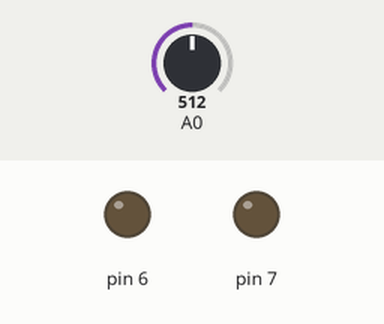
The sketch below on a simulated Arduino Uno, built with avr-gcc and run on an emulated ATmega328P. On the bench: output pins drawn as LEDs (lit = HIGH). Dashed ring = blinking. The test bench sets the inputs (shaded band); at power-on: A0 = 512.

Above: at 1.2 s.
1.3 s: A0 set to 543
3.5 s: A0 set to 567
At 5.3 s:
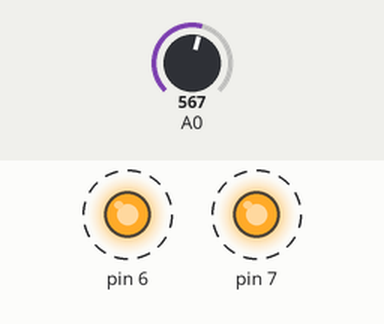
6.5 s: A0 set to 540
8.0 s: A0 set to 560
At 9.8 s:
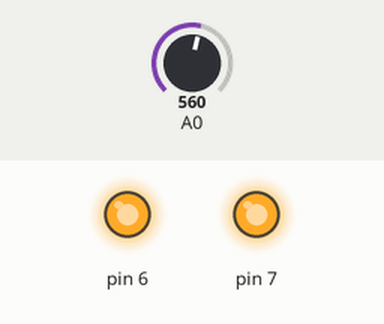
Timing chart, 0 to 12.0 s (numbered marks = the images above; inputs shaded):
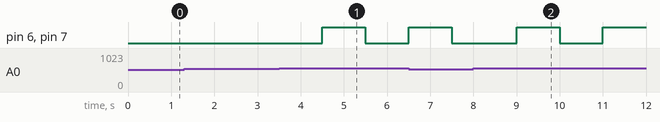

The sketch:

alarme.ino
```cpp
// C++ code
//
void setup()
{
  pinMode(A0, INPUT);
  pinMode(7, OUTPUT);
  pinMode(6, OUTPUT);
}

void loop()
{
  if (analogRead(A0) > 550) {
    delay(1000); // Wait for 1000 millisecond(s)
    digitalWrite(7, HIGH);
    digitalWrite(6, HIGH);
    delay(1000); // Wait for 1000 millisecond(s)
    digitalWrite(7, LOW);
    digitalWrite(6, LOW);
  } else {
    digitalWrite(7, LOW);
    digitalWrite(6, LOW);
  }
}
```

Measured:
- the behaviour switches between 550 and 551 on A0 (found by bisection; images 0 and 1)
- after the input at 1.3 s, every drawn part: stays the same
- after the input at 3.5 s, pin 6, pin 7: LOW → HIGH after 1.0 s, → LOW 1.0 s later
- after the input at 8.0 s, pin 6, pin 7: LOW → HIGH after 1.0 s, → LOW 1.0 s later, → HIGH 1.0 s later
